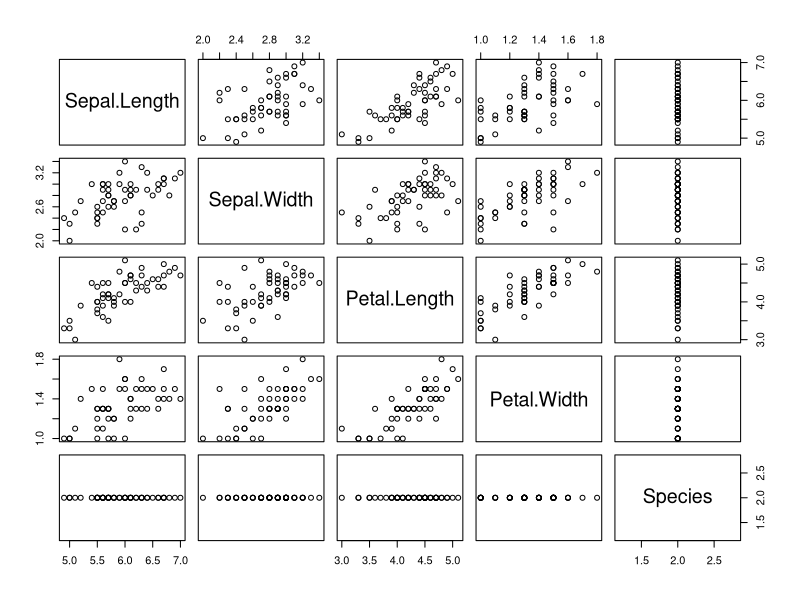

The R script that drew this image:
# source("d:\\CS\\DA-LAB\\Lab1.R")

# Ques 1:
cat("\n\n\n")
isLucky <- function(numList) {
    for (num in numList) {
        if (num %% 7 == 0) {
              return(TRUE)
          }
    }
    return(FALSE)
}
ans1 <- isLucky(c(1, 2, 4, 7))
ans2 <- isLucky(c(1, 2, 4, 5))
result <- paste(as.character(ans1), as.character(ans2), sep = " ")
print(result)



# Ques 2:
print("\n\n\n")
# "Data Science" will be printed 11 Times.
# can be seeen below:

i <- 1024
c <- 1
while (i > 0) {
    cat(c, "Data Science", "\n")
    i <- as.integer(i / 2)
    c <- c + 1
}


# Ques 3 :
cat("\n\n\n")
num <- sample(1:100, 1)
message <- "Guess a Number between 1 to 100 in 5 Tries : "
# print(message)

for (i in c(1:5)) {
    x <- readline(prompt = message)
    if (x < num) {
        message <- "Move to a Higher Number!! : "
    } else if (x > num) {
        message <- "Move to a Lower Number!! : "
    } else {
        message <- "U guessed It correct Congrats!!"
        break
    }
}
if (i == 5) {
    if (x != num) {
        print(paste("Oops You lost! Better Luck Next Time! No. was = ", num))
    } else {
        print("U guessed It correct Congrats!!")
    }
}

# Ques 4 :

cat("\n\n\n")
check_tossProbability <- function(SampleSize) {
    Prob <- c(0.5, 0.5)
    my_sample <- sample(0:1, SampleSize, replace = TRUE, prob = Prob)
    h <- sum(my_sample == 1)
    t <- sum(my_sample == 0)
    print(paste("For Sample Size = ", SampleSize))
    print(paste("Heads(1) = ", h, ", Probability of Head = ", h / SampleSize))
    print(paste("Tails(0) = ", t, ", Probability of Tail = ", t / SampleSize))
}

check_tossProbability(100)
check_tossProbability(1000)
check_tossProbability(10000)

# Ques 5 :
cat("\n\n\n")
remove_multiples_of_three <- function(numList) {
    # The function takes a list of numbers and returns the list without multiples of 3.
    x <- numList[numList %% 3 != 0]
    return(x)
}

print(remove_multiples_of_three(c(1, 2, 3, 4, 30, 23, 21)))

# Ques 6 :

cat("\n\n\n")
cereals <- structure(c(
    431.87, 284.33, 621.44, 95.01, 106.03, 102.45, 475.96, 297.85,
    616.25, 102.93, 84.13, 117.74, 440.12, 313.61, 617.93, 109.33, 117.78, 131.14
),
.Dim =
    c(6L, 3L), .Dimnames = list(c("United States", "India", "China", "Indonesia", "Braziiil Ole
Ole", "Russian Federation"), c("2015", "2016", "in 2017"))
)

print(cereals)
x <- rownames(cereals)
y <- colnames(cereals)
cat("\n Row Names: ", x)
print(length(x) == dim(cereals)[1])
cat("\n\n Column Names: ", y)
print(length(y) == dim(cereals)[2])

colnames(cereals)[3] <- "2017"
rownames(cereals)[5] <- "Brazil"

# Ques 7 :

# a.
Name <- c("Antansia", "Dima", "Katherine", "James", "Emily", "Michael", "Matthew", "Laura", "Kevin", "Jonas")
Score <- c(11.5, 8.0, 15.5, 1.0, 5.5, 19.0, 12.5, 10.5, 7.0, 8.0)
Attempts <- c(3, 3, NA, 2, NA, NA, 1, 1, 2, NA)
Qualify <- c("yes", "no", "yes", "no", "no", "yes", "yes", "no", "no", "yes")
Gender <- c("F", "F", "F", "M", "F", "M", "M", "F", "M", "M")
Age <- c(18, 17, NA, NA, 19, 17, 18, 17, 19, 19)
df <- data.frame(Name, Score, Attempts, Qualify, Gender, Age)
print(df)

# b.
df <- df[, which(colnames(df) != "Gender")]
# df=df[,-5]
# df = subset(df, select = -c(Gender))
# df=df[c('Name','Score','Attempts','Qualify','Age')]
# df$Gender<-NULL
print(df)

# c.
cat("\n\n", "No. of Null Values in each column: ", "\n")
print(data.frame(colSums(is.na(df))))

# d.
cat("\n\n", "Null Values Replaced by Means:  ", "\n")
df[is.na(df[, "Age"]), "Age"] <- mean(df[, "Age"], na.rm = TRUE)
df[is.na(df[, "Attempts"]), "Attempts"] <- mean(df[, "Attempts"], na.rm = TRUE)
print(df)

# e.
cat("\n\n", "Scores incremented by One:   ", "\n")
df["Score"] <- df["Score"] + 1
print(df[, "Score"])

# f.
cat("\n\n", "Percentage column Added and score deleted:  ", "\n")
df["%age"] <- df["Score"] * 5
df[, "Score"] <- NULL
print(df)

# g.
cat("\n\n", "Details of Qualified students with Age < 19:  ", "\n")
df[which(df[, "Age"] < 19 & df[, "Qualify"] == "yes"), ]
# subset(df, Age<19 & Qualify=="yes")

# h.
cat("\n\n", "Order dataframe by percenytage:  ", "\n")
print(df[order(df[, "%age"]), ])

# i
cat("dimensions", dim(df))

# Ques 8 :
data(iris)
summary(iris)
tail(iris, 10)
iris[5, ]
iris[, c(2, 3)]
newiris <- subset(iris, Species == "versicolor")
newiris
plot(newiris)